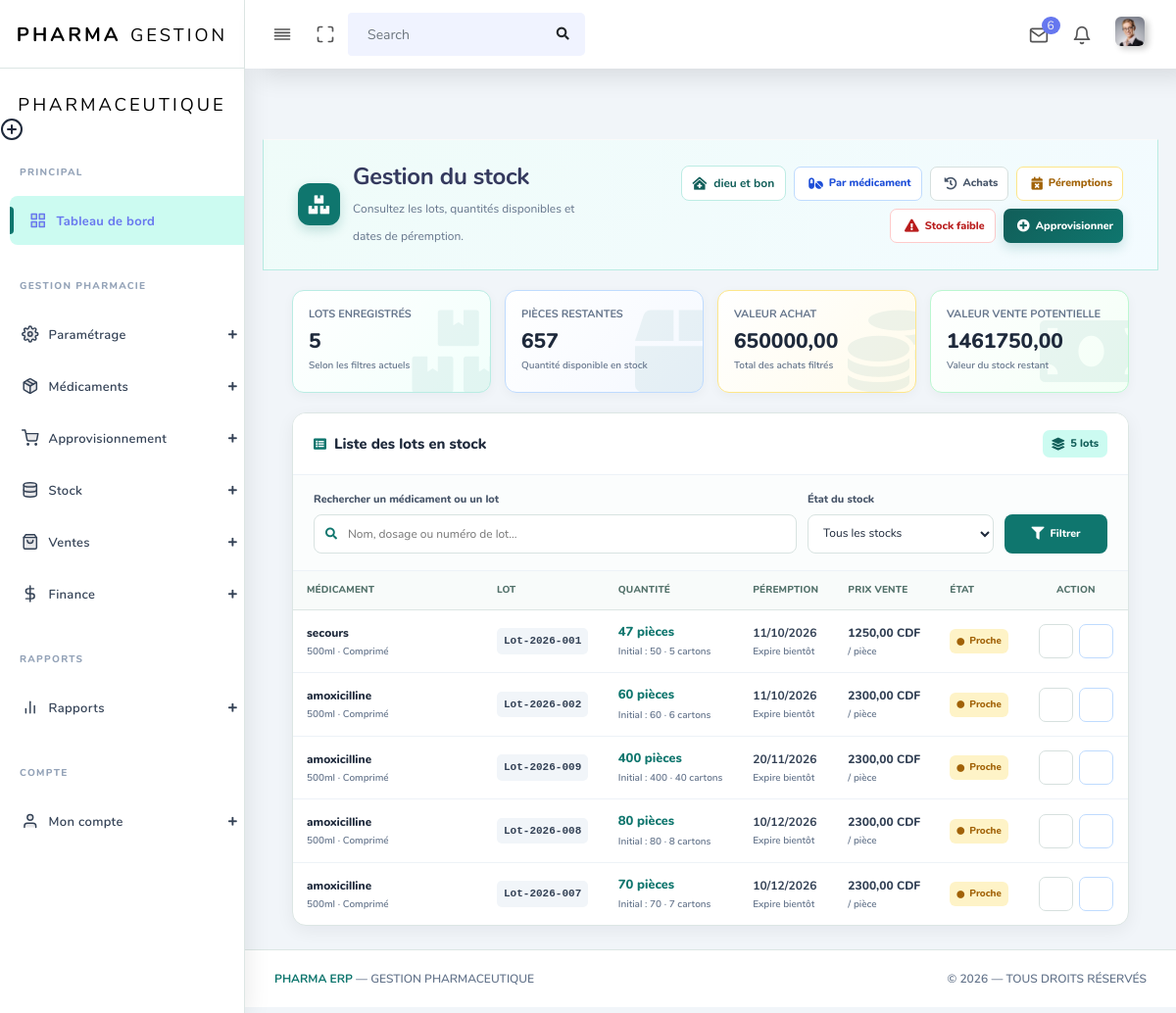
Page /liste_stock/ (signed in) on the earlier database version.
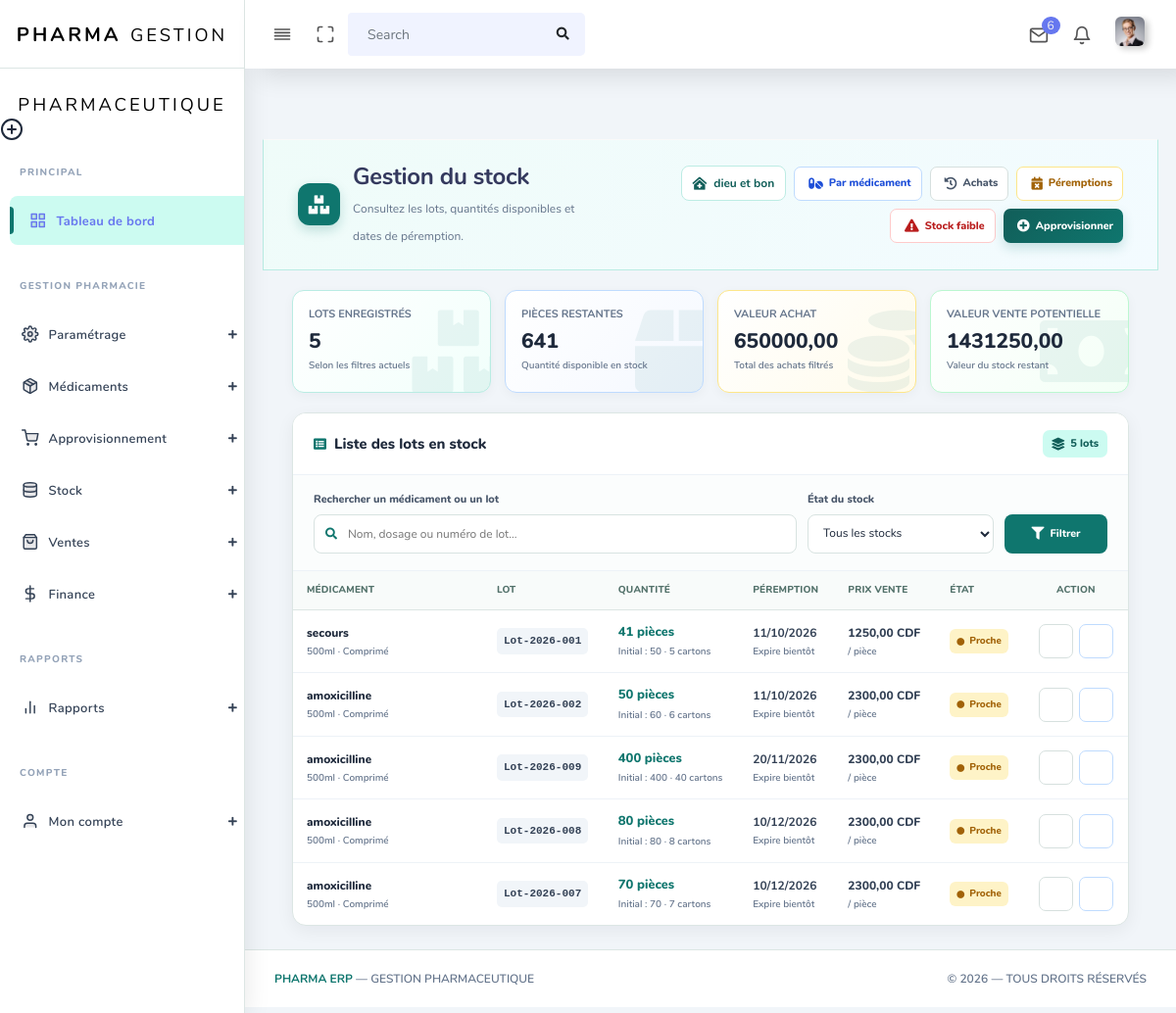
Same page on the later database version.
### app/models.py (models this page shows, shortened)
class Stock(models.Model):
    medicament = models.ForeignKey(
        'Medicament',
        on_delete=models.CASCADE,
        related_name='stocks'
    )
    pharmacie = models.ForeignKey(
        'Pharmacie',
        on_delete=models.CASCADE,
        related_name='stocks'
    )
    utilisateur = models.ForeignKey(
        settings.AUTH_USER_MODEL,
        on_delete=models.CASCADE,
        related_name='stocks_enregistres'
    )
    numero_lot = models.CharField(
        max_length=100,
        help_text=(
            "Le numéro de lot doit être unique dans cette pharmacie."
        )
    )
    date_peremption = models.DateField()
    date_achat = models.DateField(
        auto_now_add=True
    )
    nombre_cartons = models.PositiveIntegerField(
        help_text="Nombre de cartons achetés lors de cette livraison"
    )
    quantite_piece = models.PositiveIntegerField(
        editable=False,
        help_text=(
            "Calculé automatiquement : nombre_cartons × "
            "quantite_par_carton du médicament"
        )
    )
    quantite_restante = models.PositiveIntegerField(
        editable=False,
        help_text=(
            "Stock encore disponible pour ce lot "
            "(diminue à chaque vente)"
        )
    )
    devise = models.CharField(
        max_length=3,
        choices=[
            ('CDF', 'Franc Congolais'),
            ('USD', 'Dollar Américain'),
        ],
        default='CDF'
    )
    prix_achat_carton = models.DecimalField(
        max_digits=12,
        decimal_places=2
    )
    prix_vente_piece = models.DecimalField(
        max_digits=12,
        decimal_places=2
    )
    class Meta:
        ordering = ['date_peremption']
        verbose_name = "Stock"
        verbose_name_plural = "Stocks"
        constraints = [
            models.UniqueConstraint(
                fields=[
                    'pharmacie',
                    'numero_lot',
                ],
                name='unique_numero_lot_par_pharmacie',
                violation_error_message=(
                    "Ce numéro de lot existe déjà dans cette pharmacie."
                )
            )
        ]

class Medicament(models.Model):
    class Devise(models.TextChoices):
        CDF = 'CDF', 'Franc Congolais'
        USD = 'USD', 'Dollar Américain'
    class FormePharmaceutique(models.TextChoices):
        COMPRIME = 'COMPRIME', 'Comprimé'
        GELULE = 'GELULE', 'Gélule'
        SIROP = 'SIROP', 'Sirop'
        INJECTABLE = 'INJECTABLE', 'Injectable'
        POMMADE = 'POMMADE', 'Pommade'
        SUPPOSITOIRE = 'SUPPOSITOIRE', 'Suppositoire'
        POUDRE = 'POUDRE', 'Poudre'
        AUTRE = 'AUTRE', 'Autre'
    class CategorieMedicament(models.TextChoices):
        ANTIBIOTIQUE = 'ANTIBIOTIQUE', 'Antibiotique'
        ANTALGIQUE = 'ANTALGIQUE', 'Antalgique/Douleur'
        ANTIPALUDEEN = 'ANTIPALUDEEN', 'Antipaludéen'
        ANTIINFLAMMATOIRE = 'ANTIINFLAMMATOIRE', 'Anti-inflammatoire'
        ANTIFONGIQUE = 'ANTIFONGIQUE', 'Antifongique'
        VITAMINE = 'VITAMINE', 'Vitamine/Complément'
        ANTIHYPERTENSEUR = 'ANTIHYPERTENSEUR', 'Antihypertenseur'
        AUTRE = 'AUTRE', 'Autre'
    pharmacie = models.ForeignKey(
        'Pharmacie',
        on_delete=models.CASCADE,
        related_name='medicaments'
    )
    utilisateur = models.ForeignKey(
        settings.AUTH_USER_MODEL,
        on_delete=models.CASCADE,
        related_name='medicaments_enregistres'
    )
    nom = models.CharField(max_length=255)
    forme = models.CharField(
        max_length=20,
        choices=FormePharmaceutique.choices,
        default=FormePharmaceutique.COMPRIME
    )
    categorie = models.CharField(
        max_length=30,
        choices=CategorieMedicament.choices,
        default=CategorieMedicament.AUTRE
    )
    dosage = models.CharField(
        max_length=50,
        blank=True, null=True,
        help_text="Ex: 500mg, 250mg/5ml"
    )
    fabricant = models.CharField(max_length=255, blank=True, null=True)
    description = models.TextField(blank=True, null=True)
    devise = models.CharField(
        max_length=3,
        choices=Devise.choices,
        default=Devise.CDF,
        help_text="Devise dans laquelle les prix ci-dessous sont exprimés"
    )
    quantite_par_carton = models.PositiveIntegerField(
        help_text="Nombre de pièces contenues dans un carton"
    )
    prix_achat_carton = models.DecimalField(
        max_digits=12, decimal_places=2,
        help_text="Prix d'achat d'un carton entier"
    )
    prix_vente_piece = models.DecimalField(
        max_digits=12, decimal_places=2,
        help_text="Prix de vente d'une seule pièce"
    )
    date_creation = models.DateTimeField(auto_now_add=True)
    date_modification = models.DateTimeField(auto_now=True)
    class Meta:
        constraints = [
            models.UniqueConstraint(
                fields=("pharmacie", "nom", "dosage"),
                name="unique_medicament_pharmacie_nom_dosage",
            ),
            models.CheckConstraint(
                condition=models.Q(quantite_par_carton__gt=0),
                name="medicament_quantite_carton_positive",
            ),
            models.CheckConstraint(
                condition=models.Q(prix_achat_carton__gt=0),
                name="medicament_prix_achat_positif",
            ),
            models.CheckConstraint(
                condition=models.Q(prix_vente_piece__gt=0),
                name="medicament_prix_vente_positif",
            ),
        ]
        ordering = ['nom']
        verbose_name = "Médicament"
        verbose_name_plural = "Médicaments"

### app/views.py (the view)
# urls.py: path('liste_stock/', liste_stock , name='liste_stock'),
@login_required
def liste_stock(request):
    pharmacie_obj = (
        Pharmacie.objects
        .filter(user_pharmacie=request.user)
        .first()
    )
    name_phar = (
        pharmacie_obj.nom_pharmacie
        if pharmacie_obj
        else "Aucune pharmacie créée"
    )
    stocks = Stock.objects.none()
    total_lots = 0
    total_pieces_restantes = 0
    valeur_achat_totale = Decimal("0.00")
    valeur_vente_potentielle = Decimal("0.00")
    recherche = request.GET.get("q", "").strip()
    filtre_peremption = request.GET.get("peremption", "").strip()
    if pharmacie_obj:
        stocks = (
            Stock.objects
            .filter(pharmacie=pharmacie_obj)
            .select_related(
                "medicament",
                "pharmacie",
                "utilisateur"
            )
            .order_by(
                "date_peremption",
                "-date_achat"
            )
        )
        if recherche:
            stocks = stocks.filter(
                Q(medicament__nom__icontains=recherche) |
                Q(medicament__dosage__icontains=recherche) |
                Q(numero_lot__icontains=recherche)
            )
        today = timezone.localdate()
        limite_proche_peremption = today + timedelta(days=90)
        if filtre_peremption == "perime":
            stocks = stocks.filter(
                date_peremption__lt=today
            )
        elif filtre_peremption == "proche":
            stocks = stocks.filter(
                date_peremption__gte=today,
                date_peremption__lte=limite_proche_peremption,
                quantite_restante__gt=0
            )
        elif filtre_peremption == "disponible":
            stocks = stocks.filter(
                date_peremption__gt=limite_proche_peremption,
                quantite_restante__gt=0
            )
        elif filtre_peremption == "rupture":
            stocks = stocks.filter(
                quantite_restante=0
            )
        total_lots = stocks.count()
        total_pieces_restantes = (
            stocks.aggregate(
                total=Sum("quantite_restante")
            )["total"]
            or 0
        )
        valeur_achat_expression = ExpressionWrapper(
            F("nombre_cartons") * F("prix_achat_carton"),
            output_field=DecimalField(
                max_digits=18,
                decimal_places=2
            )
        )
        valeur_vente_expression = ExpressionWrapper(
            F("quantite_restante") * F("prix_vente_piece"),
            output_field=DecimalField(
                max_digits=18,
                decimal_places=2
            )
        )
        valeur_achat_totale = (
            stocks.aggregate(
                total=Sum(valeur_achat_expression)
            )["total"]
            or Decimal("0.00")
        )
        valeur_vente_potentielle = (
            stocks.aggregate(
                total=Sum(valeur_vente_expression)
            )["total"]
            or Decimal("0.00")
        )
    paginator = Paginator(stocks, 15)
    page_number = request.GET.get("page")
    page_obj = paginator.get_page(page_number)
    role_verify = (
        Role.objects
        .filter(userRole=request.user)
        .select_related("role")
    )
    roles = [
        role.role.nom_typeRole
        for role in role_verify
        if role.role
    ]
    roles_normalises = [
        role.lower().strip()
        for role in roles
    ]
    if "super admin" in roles_normalises:
        primary_role = "super admin"
    elif "admin" in roles_normalises:
        primary_role = "admin"
    else:
        primary_role = "visiteur"
    return render(request, "back-end/stocks/stock_list.html", {
        "stocks": page_obj,
        "page_obj": page_obj,
        "paginator": paginator,
        "pharmacie_obj": pharmacie_obj,
        "name_phar": name_phar,
        "recherche": recherche,
        "filtre_peremption": filtre_peremption,
        "today": timezone.localdate(),
        "limite_proche_peremption": (
            timezone.localdate() + timedelta(days=90)
        ),
        "total_lots": total_lots,
        "total_pieces_restantes": total_pieces_restantes,
        "valeur_achat_totale": valeur_achat_totale,
        "valeur_vente_potentielle": valeur_vente_potentielle,
        "primary_role": primary_role,
        "roles": roles,
    })

### app/templates/back-end/stocks/stock_list.html (shortened to what the changed rows need)
{% load static %}
<!DOCTYPE html>
<html lang="fr">
<head>
  <link rel="stylesheet" href="{% static 'back-end/assets/css/app.min.css' %}">
  <link rel="stylesheet" href="{% static 'back-end/assets/css/style.css' %}">
  <link rel="stylesheet" href="{% static 'back-end/assets/css/components.css' %}">
  <link rel="stylesheet" href="{% static 'back-end/assets/css/custom.css' %}">
</head>
<body>
  <div id="app">
    <div class="main-wrapper main-wrapper-1">
      <div class="main-content">
        <section class="section">
          <div class="section-header">
            <div class="section-header-left">
              <div>
                <h1>Gestion du stock</h1>
              </div>
            </div>
          </div>
          <div class="stats-grid">
            <div class="stat-card blue stat-pieces">
              <span class="stat-label">Pièces restantes</span>
              <span class="stat-value">
                {{ total_pieces_restantes|floatformat:0 }}
              </span>
              <span class="stat-subtitle">
                Quantité disponible en stock
              </span>
            </div>
            <div class="stat-card green stat-vente">
              <span class="stat-label">Valeur vente potentielle</span>
              <span class="stat-value">
                {{ valeur_vente_potentielle|floatformat:2 }}
              </span>
              <span class="stat-subtitle">
                Valeur du stock restant
              </span>
            </div>
          </div>
          <div class="stock-list-card">
            <div class="table-responsive">
              <table class="stock-table">
                <thead>
                  <tr>
                    <th>Médicament</th>
                    <th>Lot</th>
                    <th>Quantité</th>
                    <th>Péremption</th>
                    <th>Prix vente</th>
                    <th>État</th>
                    <th class="text-center">Action</th>
                  </tr>
                </thead>
                <tbody>
                  {% for stock in stocks %}
                    <tr>
                      <td class="medicament-cell">
                        <span class="medicament-name">
                          {{ stock.medicament.nom }}
                        </span>
                        <span class="medicament-meta">
                          {{ stock.medicament.dosage|default:"Sans dosage" }}
                          · {{ stock.medicament.get_forme_display }}
                        </span>
                      </td>
                      <td>
                        <span class="lot-code">
                          {{ stock.numero_lot }}
                        </span>
                      </td>
                      <td>
                        <span class="quantite-principale">
                          {{ stock.quantite_restante|floatformat:0 }}
                          pièce{{ stock.quantite_restante|pluralize }}
                        </span>
                        <span class="quantite-secondaire">
                          Initial : {{ stock.quantite_piece|floatformat:0 }}
                          · {{ stock.nombre_cartons }}
                          carton{{ stock.nombre_cartons|pluralize }}
                        </span>
                      </td>
                      <td>
                        <span class="date-value">
                          {{ stock.date_peremption|date:"d/m/Y" }}
                        </span>
                        <span class="date-days">
                          {% if stock.quantite_restante == 0 %}
                            Stock épuisé
                          {% elif stock.date_peremption < today %}
                            Lot expiré
                          {% elif stock.date_peremption <= limite_proche_peremption %}
                            Expire bientôt
                          {% else %}
                            Date valide
                          {% endif %}
                        </span>
                      </td>
                      <td>
                        <span class="prix-value">
                          {{ stock.prix_vente_piece|floatformat:2 }}
                          {{ stock.devise }}
                        </span>
                        <span class="quantite-secondaire">
                          / pièce
                        </span>
                      </td>
                      <td>
                        {% if stock.quantite_restante == 0 %}
                          <span class="status-badge status-rupture">
                            <i class="fas fa-circle"></i>
                            Rupture
                          </span>
                        {% elif stock.date_peremption < today %}
                          <span class="status-badge status-perime">
                            <i class="fas fa-circle"></i>
                            Périmé
                          </span>
                        {% elif stock.date_peremption <= limite_proche_peremption %}
                          <span class="status-badge status-proche">
                            <i class="fas fa-circle"></i>
                            Proche
                          </span>
                        {% else %}
                          <span class="status-badge status-disponible">
                            <i class="fas fa-circle"></i>
                            Disponible
                          </span>
                        {% endif %}
                      </td>
                      <td class="text-center">
                        <div class="action-buttons">
                          <a
                            href="{% url 'detail_stock' stock.id %}"
                            class="btn-action"
                            title="Voir les détails du lot"
                          >
                            <i class="fas fa-eye"></i>
                          </a>
                          <a
                            href="{% url 'modifier_stock' stock.id %}"
                            class="btn-action btn-edit-stock"
                            title="Modifier ce lot"
                          >
                            <i class="fas fa-edit"></i>
                          </a>
                        </div>
                      </td>
                    </tr>
                  {% endfor %}
                </tbody>
              </table>
            </div>
          </div>
        </section>
      </div>
    </div>
  </div>
</body>
</html>

Differences in the rows shown:
changed Stock "Lot-2026-001": quantite_restante "47" → "41"
changed Stock "Lot-2026-002": quantite_restante "60" → "50"
Other differences:
{{ total_pieces_restantes|floatformat:0 }}: "657" → "641"
{{ valeur_vente_potentielle|floatformat:2 }}: "1461750,00" → "1431250,00"
